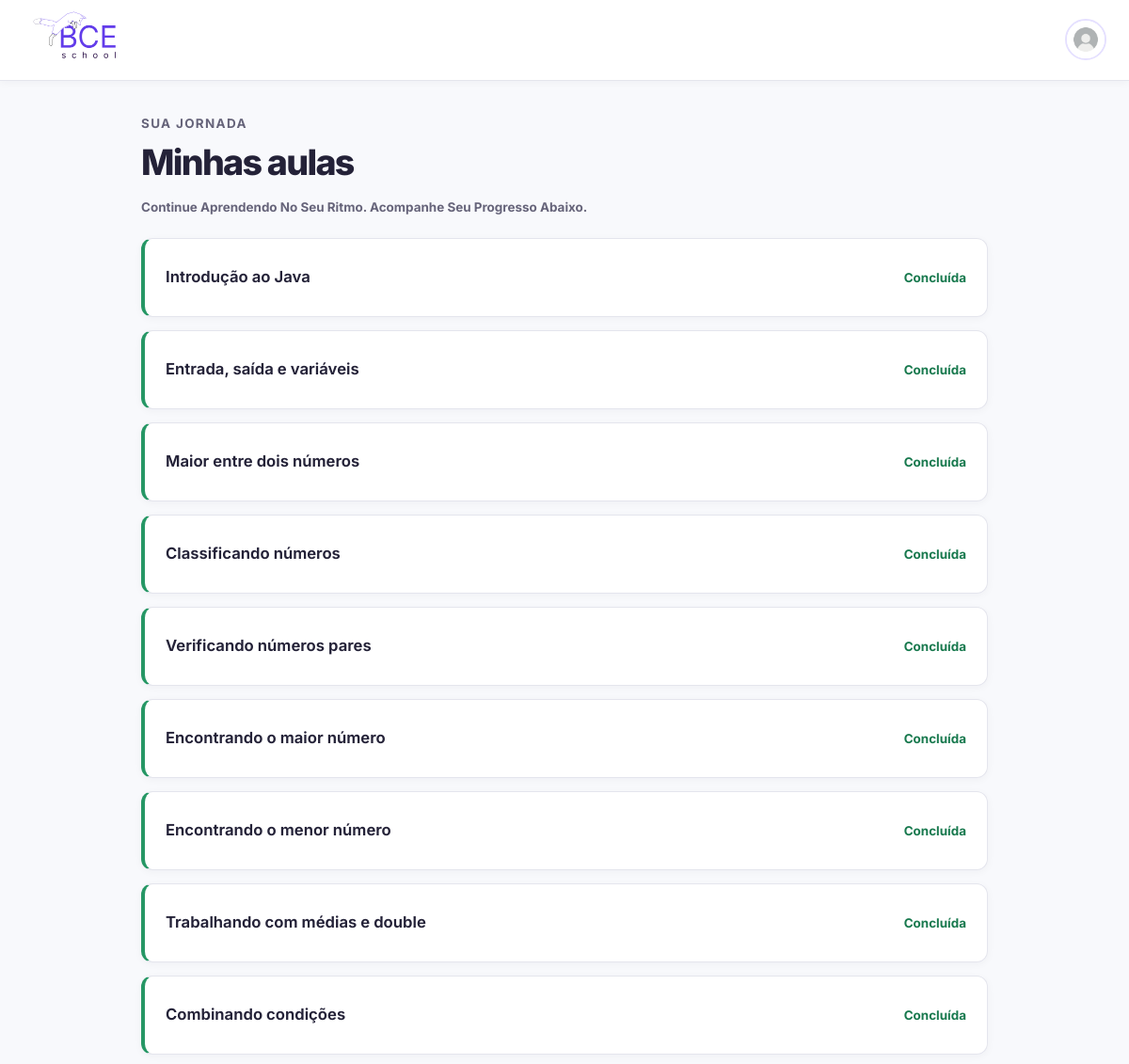
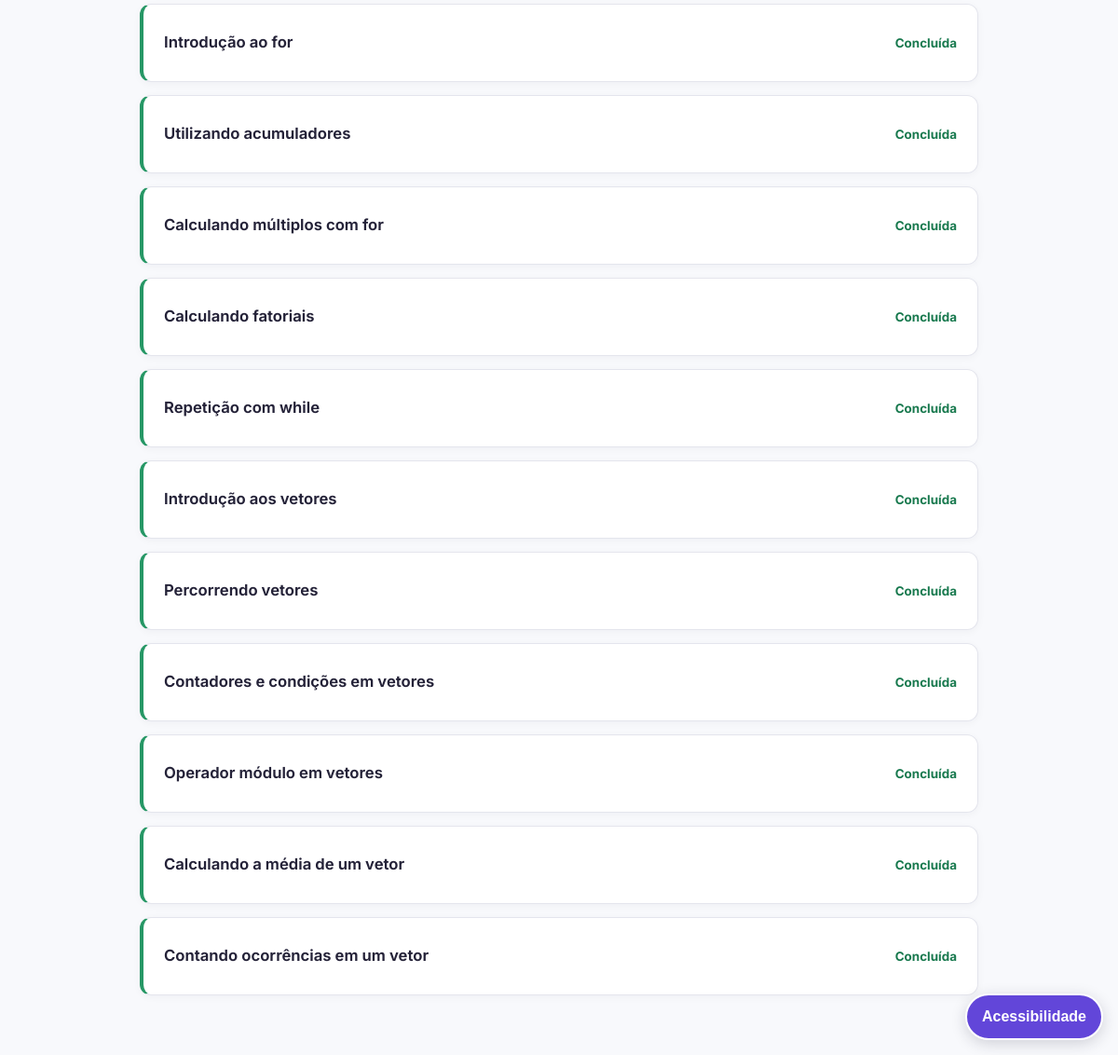
Page /pages/aulas.php (signed in) on the committed database (2 pictures, top to bottom).
### tables this page shows
CREATE TABLE usuarios(
	id INT AUTO_INCREMENT PRIMARY KEY,
	nome VARCHAR(100) NOT NULL,
	email VARCHAR(255) NOT NULL UNIQUE,
	senha VARCHAR(255) NOT NULL,
	foto varchar(255) not null default 'default.jpg',
	aula_atual INT NOT NULL DEFAULT 1
);

CREATE TABLE aulas(
	id INT AUTO_INCREMENT PRIMARY KEY,
	titulo VARCHAR(255) NOT NULL,
	video_url VARCHAR(255) NOT NULL,
	conteudo TEXT NOT NULL,
	exercicio_id INT NOT NULL,
	posicao INT NOT NULL,
	FOREIGN KEY (exercicio_id) REFERENCES exercicios(id)
	ON DELETE cascade
);

### pages/aulas.php (the view, shortened to what this page needs)
<?php
require_once "../backend/database.php";
$usuarioid = pegarusuarioid();
$stmt = $pdo->prepare(
    "SELECT aula_atual, foto
     FROM usuarios
     WHERE id = ?"
);
$stmt->execute([$usuarioid]);
$usuario = $stmt->fetch(PDO::FETCH_ASSOC);
$aula_atual = (int) $usuario["aula_atual"];
$foto = $usuario["foto"];
if ($foto === "default.jpg") {
    $caminhoFoto = "../user/default.jpg";
} else {
    $caminhoFoto = "../uploads/perfil/" . $foto;
}
$stmt = $pdo->prepare(
    "SELECT *
     FROM aulas
     ORDER BY posicao ASC"
);
$stmt->execute();
$aulas = $stmt->fetchAll(PDO::FETCH_ASSOC);
?>
<!DOCTYPE html>
<html lang="pt-br">
<head>
    <link rel="stylesheet" href="../CSS/design-system.css">
    <link rel="stylesheet" href="../CSS/acessibilidade.css">
</head>
<body>
    <header class="bce-header">
    <a class="bce-brand" href="../index.html"><img class="logo" src="../imgs/Frame 3.png" alt="BCE School"></a>
    <a href="usuario.php" class="perfil_link" aria-label="Abrir perfil do usuário">
        <img
            src="<?= htmlspecialchars($caminhoFoto) ?>"
            class="foto_menu"
            alt="Perfil"
        >
    </a>
    </header>
<main id="conteudo-principal" class="aulas-lista" tabindex="-1" aria-label="Lista de aulas">
    <div class="page-intro">
        <p class="page-eyebrow">SUA JORNADA</p>
        <h1>Minhas aulas</h1>
        <p>Continue aprendendo no seu ritmo. Acompanhe seu progresso abaixo.</p>
    </div>
<?php foreach ($aulas as $a): ?>
    <?php
    $posicao = (int) $a["posicao"];
    $concluido = $posicao < $aula_atual;
    $afazer = $posicao === $aula_atual;
    ?>
    <?php if ($concluido || $afazer): ?>
        <a
            class="aula_<?= $concluido ? "concluida" : "afazer" ?>"
            href="aula.php?id=<?= $a["id"] ?>"
        >
    <?php else: ?>
        <div class="aula_fechada">
    <?php endif; ?>
        <h2>
            <?= htmlspecialchars($a["titulo"]) ?>
        </h2>
        <?php if ($concluido): ?>
            <p>concluída</p>
        <?php elseif ($afazer): ?>
            <p>a fazer</p>
        <?php else: ?>
            <p>fechada</p>
        <?php endif; ?>
    <?php if ($afazer || $concluido): ?>
        </a>
    <?php else: ?>
        </div>
    <?php endif; ?>
<?php endforeach; ?>
</main>
</body>
</html>

### CSS/design-system.css (style rules this page uses)
:root { color-scheme: light; --bce-primary: #6246D9; --bce-primary-hover: #5035C2; --bce-primary-pressed: #4229A8; --bce-primary-soft: #F1EEFF; --bce-accent: #8C7AE6; --bce-bg: #F8F9FC; --bce-surface: #FFFFFF; --bce-surface-soft: #F5F6FA; --bce-text: #242238; --bce-text-muted: #66647A; --bce-border: #E4E5ED; --bce-border-strong: #C9C8D8; --bce-success: #18794E; --bce-success-bg: #EAF7F0; --bce-warning: #8A5A00; --bce-danger: #B42318; --bce-danger-bg: #FFF1F0; --bce-focus: #E0A800; --bce-radius-sm: 8px; --bce-radius: 12px; --bce-radius-lg: 18px; --bce-shadow-sm: 0 2px 8px rgba(28, 24, 58, .04); --bce-shadow: 0 12px 32px rgba(28, 24, 58, .07); --bce-content-width: 1160px; --bce-transition: 160ms ease; }
*, *::before, *::after { box-sizing: border-box; }
html { min-width: 320px; scroll-behavior: smooth; }
body { margin: 0; min-height: 100vh; background: var(--bce-bg) !important; color: var(--bce-text) !important; font-family: Inter, system-ui, -apple-system, BlinkMacSystemFont, "Segoe UI", sans-serif !important; font-size: 16px; line-height: 1.65; -webkit-font-smoothing: antialiased; }
img { max-width: 100%; }
a { color: var(--bce-primary); text-underline-offset: .2em; }
:where(a, button, input, textarea, select, [tabindex]):focus-visible { outline: 3px solid var(--bce-focus) !important; outline-offset: 3px !important; }
.logo { width: 112px; height: 52px; object-fit: contain; }
body > header, header.bce-header { min-height: 72px; width: 100%; padding: 12px max(24px, calc((100% - var(--bce-content-width)) / 2)); display: flex; align-items: center; justify-content: space-between; gap: 20px; background: var(--bce-surface) !important; border-bottom: 1px solid var(--bce-border) !important; box-shadow: var(--bce-shadow-sm) !important; }
.bce-brand, header > a:first-child { color: var(--bce-text) !important; font-weight: 800; font-size: 1.05rem; letter-spacing: -.035em; text-decoration: none; }
.perfil_link { display: inline-flex !important; align-items: center; justify-content: center; border-radius: 50%; }
.foto_menu { width: 44px !important; height: 44px !important; object-fit: cover; border: 2px solid #E5E0FF !important; border-radius: 50%; }
body:has(.aulas-lista) { background: var(--bce-bg) !important; }
.aulas-lista { width: min(100% - 40px, 900px); margin: 34px auto 64px; display: grid; gap: 14px; }
.aulas-lista > a, .aulas-lista > .aula_fechada { display: flex; align-items: center; gap: 16px; width: 100%; min-height: 84px; margin: 0; padding: 19px 22px; border: 1px solid var(--bce-border) !important; border-left: 4px solid transparent !important; border-radius: var(--bce-radius); background: var(--bce-surface) !important; box-shadow: var(--bce-shadow-sm); text-decoration: none; transition: border-color var(--bce-transition), transform var(--bce-transition), box-shadow var(--bce-transition); }
.aulas-lista h2 { flex: 1; margin: 0; color: var(--bce-text) !important; font-size: 1.04rem; font-weight: 650; }
.aulas-lista p { margin: 0; color: var(--bce-text-muted); font-size: .84rem; font-weight: 700; text-transform: capitalize; }
.aulas-lista .aula_concluida { border-left-color: #269765 !important; }
.aulas-lista .aula_concluida p { color: var(--bce-success); }
.page-intro { margin-bottom: 8px; }
.page-eyebrow { margin: 0 0 5px; color: var(--bce-primary); font-size: .76rem; font-weight: 800; letter-spacing: .1em; }
.page-intro h1 { margin: 0; color: var(--bce-text); font-size: clamp(1.8rem, 4vw, 2.35rem); font-weight: 800; letter-spacing: -.045em; }
.page-intro > p:last-child { margin: 5px 0 0; color: var(--bce-text-muted); }

### CSS/acessibilidade.css (style rules this page uses)
html { scroll-behavior: smooth; }
:where(a, button, input, select, textarea, [tabindex]):focus-visible { outline: 3px solid #f4c542; outline-offset: 3px; }

### rows in the picture
usuarios: foto (placeholder picture)
aulas: titulo "Introdução ao Java", posicao "Concluída"
aulas: titulo "Entrada, saída e variáveis", posicao "Concluída"
aulas: titulo "Maior entre dois números", posicao "Concluída"
aulas: titulo "Classificando números", posicao "Concluída"
aulas: titulo "Verificando números pares", posicao "Concluída"
aulas: titulo "Encontrando o maior número", posicao "Concluída"
aulas: titulo "Encontrando o menor número", posicao "Concluída"
aulas: titulo "Trabalhando com médias e double", posicao "Concluída"
aulas: titulo "Combinando condições", posicao "Concluída"
aulas: titulo "Introdução ao for", posicao "Concluída"
aulas: titulo "Utilizando acumuladores", posicao "Concluída"
aulas: titulo "Calculando múltiplos com for", posicao "Concluída"
aulas: titulo "Calculando fatoriais", posicao "Concluída"
aulas: titulo "Repetição com while", posicao "Concluída"
aulas: titulo "Introdução aos vetores", posicao "Concluída"
aulas: titulo "Percorrendo vetores", posicao "Concluída"
aulas: titulo "Contadores e condições em vetores", posicao "Concluída"
aulas: titulo "Operador módulo em vetores", posicao "Concluída"
aulas: titulo "Calculando a média de um vetor", posicao "Concluída"
aulas: titulo "Contando ocorrências em um vetor", posicao "Concluída"
